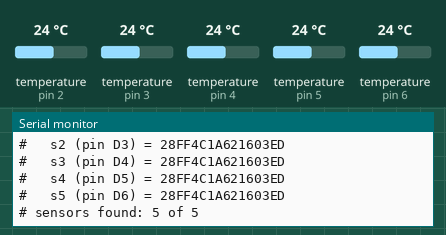
This sketch was run on a simulated Arduino Uno, built with avr-gcc and run on an emulated ATmega328P. Parts: the last lines printed to the serial monitor. The test bench sets the inputs (shaded band); at power-on: temperature (sensors on pin 2, pin 3, pin 4, pin 5, pin 6) 24 °C. Random numbers use the default seed unless the sketch sets one.

Above: at 1.3 s.
1.4 s: temperature (sensor on pin 2) set to 12 °C
At 3.1 s:
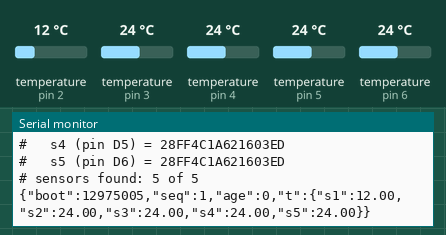
5.9 s: temperature (sensor on pin 3) set to 12 °C
At 7.3 s:
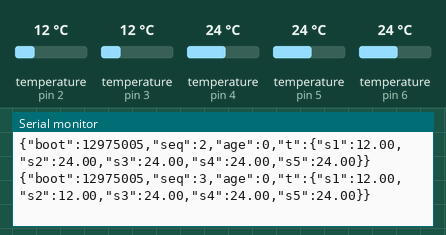
8.9 s: temperature (sensor on pin 4) set to 12 °C
At 11.6 s:
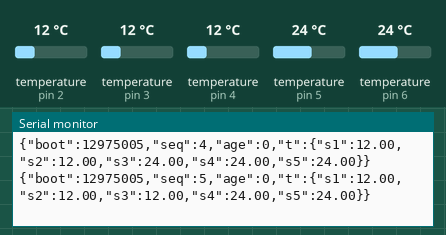
11.9 s: temperature (sensor on pin 5) set to 12 °C
At 13.1 s:
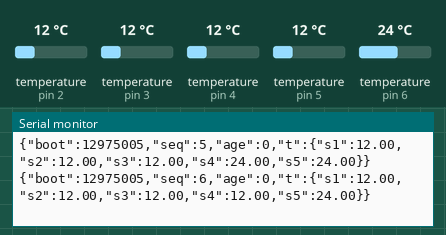
14.9 s: temperature (sensor on pin 6) set to 12 °C
At 17.3 s:
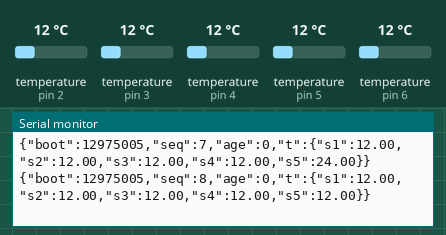
17.9 s: temperature (sensor on pin 2) set to 19 °C
At 18.9 s:
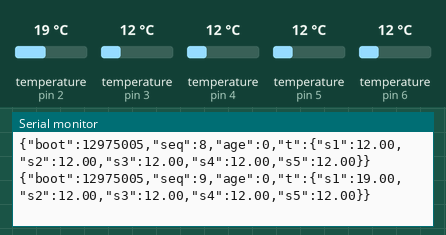

Measured:
- after the input at 1.4 s, the serial monitor: prints a new line after 1.1 s (image 1)
- after the input at 5.9 s, the serial monitor: prints a new line after 0.57 s (image 2)
- after the input at 8.9 s, the serial monitor: prints a new line after 1.6 s (image 3)
- after the input at 11.9 s, the serial monitor: prints a new line after 0.57 s (image 4)
- after the input at 14.9 s, the serial monitor: prints a new line after 1.6 s (image 5)
- after the input at 17.9 s, the serial monitor: prints a new line after 0.57 s (image 6)

The sketch:

renovo_temp.ino
```cpp
/*
 * Renovo — снятие температуры с датчиков DS18B20 и выдача в Serial.
 *
 * Плата:    Arduino UNO
 * Схема:    каждый датчик на своём пине (по одному DS18B20 на линию).
 *           На КАЖДОЙ линии нужен свой подтягивающий резистор 4.7 кОм
 *           между её выводом DATA и +5V. Питание VDD/GND — общее.
 *
 * Вывод:    одна строка JSON на замер, 115200 бод:
 *           {"boot":815623,"seq":12,"age":0,"t":{"s1":23.5,"s2":24.1}}
 *
 * boot — случайный идентификатор запуска, генерируется при каждом включении.
 * Открытие COM-порта перезагружает плату и обнуляет seq, поэтому без boot
 * сервер принимал бы новые замеры за дубликаты уже записанных.
 *
 * Номер датчика соответствует его позиции в SENSOR_PINS: первый пин в списке
 * это s1, второй — s2 и так далее. Чтобы добавить датчик, достаточно вписать
 * его пин в этот массив — остальной код и сервер подстроятся сами.
 *
 * Библиотеки (Менеджер библиотек Arduino IDE):
 *   OneWire            by Paul Stoffregen
 *   DallasTemperature  by Miles Burton
 */

#include <OneWire.h>
#include <DallasTemperature.h>

/* ─── Настройка под вашу схему ──────────────────────────────────────────
   Перечислите пины, к которым подключены датчики, по порядку s1, s2, ...
   Это единственное место, которое нужно менять при другой распиновке
   или при добавлении датчиков. */
const uint8_t SENSOR_PINS[] = {2, 3, 4, 5, 6};
/* ───────────────────────────────────────────────────────────────────────*/

const uint8_t SENSOR_COUNT = sizeof(SENSOR_PINS) / sizeof(SENSOR_PINS[0]);

// Линии создаются пустыми, а привязка к пину делается в setup() из
// SENSOR_PINS — так список пинов остаётся в одном экземпляре.
OneWire buses[SENSOR_COUNT];

const uint16_t SAMPLE_MS  = 2000;   // период опроса
const uint8_t  RESOLUTION = 11;     // 11 бит: шаг 0.125 °C, преобразование ~375 мс
const uint16_t CONVERT_MS = 400;    // ожидание преобразования с запасом

/* Диапазон измерения DS18B20 по паспорту. Значения вне него — неисправность:
   -127 выдаётся при обрыве линии. */
const float TEMP_MIN = -55.0;
const float TEMP_MAX = 125.0;

// Один объект на все линии: DallasTemperature умеет переключаться между
// шинами через setOneWire(), поэтому пять копий держать в памяти не нужно.
DallasTemperature probe;

DeviceAddress addr[SENSOR_COUNT];   // адрес датчика на каждой линии
bool present[SENSOR_COUNT];         // найден ли датчик на этой линии

uint32_t bootId = 0;
uint32_t seq = 0;
uint32_t lastSample = 0;

/* Ищет датчик на одной линии и запоминает его адрес. */
bool probeLine(uint8_t i) {
  probe.setOneWire(&buses[i]);
  probe.begin();
  if (!probe.getAddress(addr[i], 0)) return false;
  probe.setResolution(addr[i], RESOLUTION);
  return true;
}

void discoverAll() {
  for (uint8_t i = 0; i < SENSOR_COUNT; i++) {
    present[i] = probeLine(i);
  }
}

void setup() {
  Serial.begin(115200);
  while (!Serial) { ; }

  // Энтропию берём с неподключённого аналогового входа: его младшие биты
  // шумят. Абсолютная уникальность не нужна — важно лишь, чтобы соседние
  // запуски получали разные значения.
  randomSeed(analogRead(A0) ^ micros());
  bootId = ((uint32_t)random(1, 0x7FFFFFFF));

  // Преобразование запускаем на всех линиях сразу и ждём один раз, иначе
  // пять последовательных ожиданий по 375 мс не уложились бы в период опроса.
  probe.setWaitForConversion(false);

  for (uint8_t i = 0; i < SENSOR_COUNT; i++) {
    buses[i].begin(SENSOR_PINS[i]);
  }

  discoverAll();

  // Служебные строки начинаются с '#', шлюз их игнорирует при разборе JSON.
  Serial.print(F("# renovo temp node, boot="));
  Serial.println(bootId);

  uint8_t found = 0;
  for (uint8_t i = 0; i < SENSOR_COUNT; i++) {
    Serial.print(F("#   s"));
    Serial.print(i + 1);
    Serial.print(F(" (pin D"));
    Serial.print(SENSOR_PINS[i]);
    Serial.print(F(") = "));
    if (!present[i]) {
      Serial.println(F("НЕ НАЙДЕН"));
      continue;
    }
    for (uint8_t b = 0; b < 8; b++) {
      if (addr[i][b] < 16) Serial.print('0');
      Serial.print(addr[i][b], HEX);
    }
    Serial.println();
    found++;
  }

  Serial.print(F("# sensors found: "));
  Serial.print(found);
  Serial.print(F(" of "));
  Serial.println(SENSOR_COUNT);

  if (found < SENSOR_COUNT) {
    Serial.println(F("# проверьте резистор 4.7к на каждой линии и распиновку"));
  }
}

void loop() {
  if (millis() - lastSample < SAMPLE_MS) return;
  lastSample = millis();

  // Датчик мог быть подключён после старта — периодически ищем заново
  // на тех линиях, где его не было.
  for (uint8_t i = 0; i < SENSOR_COUNT; i++) {
    if (!present[i]) present[i] = probeLine(i);
  }

  // Шаг 1: команда на преобразование всем линиям, без ожидания.
  for (uint8_t i = 0; i < SENSOR_COUNT; i++) {
    if (!present[i]) continue;
    probe.setOneWire(&buses[i]);
    probe.requestTemperatures();
  }

  // Шаг 2: одно общее ожидание — датчики считают параллельно.
  delay(CONVERT_MS);

  // Шаг 3: сбор результатов.
  seq++;
  bool any = false;
  String out = F("{\"boot\":");
  out += bootId;
  out += F(",\"seq\":");
  out += seq;
  out += F(",\"age\":0,\"t\":{");

  for (uint8_t i = 0; i < SENSOR_COUNT; i++) {
    if (!present[i]) continue;

    probe.setOneWire(&buses[i]);
    float t = probe.getTempC(addr[i]);

    // Сбойный датчик просто пропускаем: остальные значения уйдут на сервер.
    if (t == DEVICE_DISCONNECTED_C || t < TEMP_MIN || t > TEMP_MAX) {
      present[i] = false;   // линия отвалилась — поищем датчик на следующем цикле
      continue;
    }

    if (any) out += ',';
    out += F("\"s");
    out += (i + 1);
    out += F("\":");
    out += String(t, 2);
    any = true;
  }

  out += F("}}");

  if (any) {
    Serial.println(out);
  } else {
    Serial.println(F("# нет исправных датчиков в этом замере"));
  }
}
```
